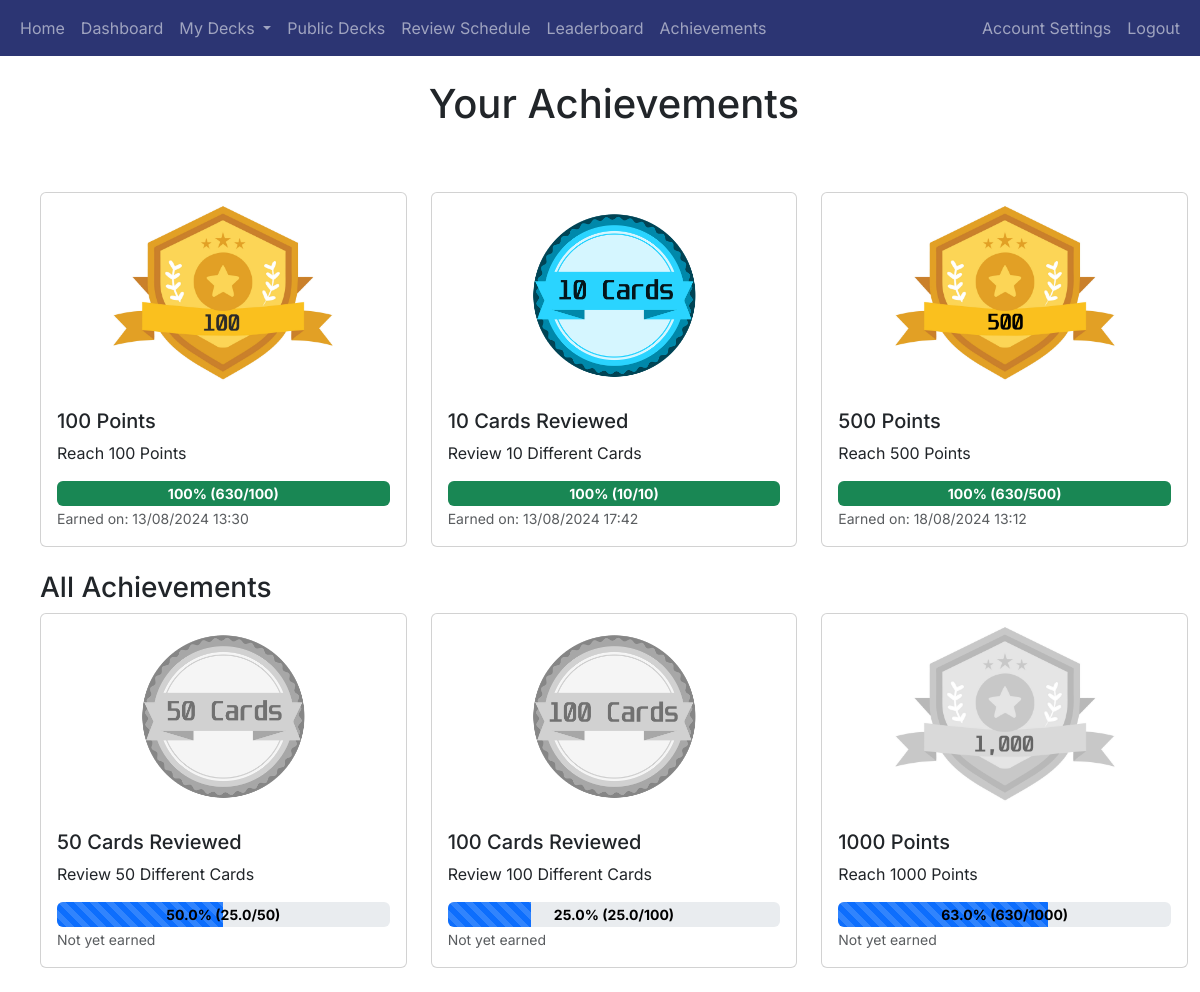
Page /user_achievements (signed in) on the committed database.
### app/gamification/models.py (models this page shows)
class Achievement(db.Model):
    achievement_id = db.Column(db.Integer, primary_key=True)
    name = db.Column(db.String(100), nullable=False)
    description = db.Column(db.String(255), nullable=False)
    points = db.Column(db.Integer, nullable=False, default=0)
    badge_image = db.Column(db.String(255), nullable=False)
    target = db.Column(db.Integer, nullable=False, default=0)  # Add this line
    users = db.relationship('UserAchievement', back_populates='achievement', cascade='all, delete-orphan')

class UserAchievement(db.Model):
    id = db.Column(db.Integer, primary_key=True)
    user_id = db.Column(db.Integer, db.ForeignKey('user.user_id'), nullable=False)
    achievement_id = db.Column(db.Integer, db.ForeignKey('achievement.achievement_id'), nullable=False)
    date_earned = db.Column(db.DateTime, default=datetime.utcnow, nullable=False)
    user = db.relationship('User', back_populates='achievements')
    achievement = db.relationship('Achievement', back_populates='users')

### app/auth/models.py (models this page shows, shortened)
class User(db.Model, UserMixin):
    user_id = db.Column(db.Integer, primary_key=True)
    username = db.Column(db.String(80), unique=True, nullable=False)
    email = db.Column(db.String(120), unique=True, nullable=False)
    password_hash = db.Column(db.String(256), nullable=False)
    points = db.Column(db.Integer, default=0)  # Add points column
    achievements = db.relationship('UserAchievement', back_populates='user', cascade='all, delete-orphan')
    login_events = db.relationship('LoginEvent', backref='user', cascade='all, delete-orphan', lazy=True)
    decks = db.relationship('Deck', backref='user', cascade='all, delete-orphan', lazy=True)

### app/gamification/routes.py (the view)
@gamification_blueprint.route('/user_achievements')
@login_required
def user_achievements():
    user_achievements = UserAchievement.query.filter_by(user_id=current_user.user_id).all()
    all_achievements = Achievement.query.all()
    user_achievements_dict = {ua.achievement_id: ua for ua in user_achievements}
    achievements_with_progress = [
        {
            'achievement': ua,
            'progress': calculate_progress(ua),
            'formatted_date': ua.date_earned.strftime('%d/%m/%Y %H:%M')  # Format the date here
        } for ua in user_achievements
    ]
    all_achievements_with_progress = [
        {
            'achievement': achievement,
            'progress': calculate_progress_all(achievement)
        } for achievement in all_achievements if achievement.achievement_id not in user_achievements_dict
    ]
    return render_template(
        'user_achievements.html',
        achievements_with_progress=achievements_with_progress,
        all_achievements_with_progress=all_achievements_with_progress,
        user_achievements=user_achievements_dict
    )

### app/__init__.py (called while the page is built)
@login_manager.user_loader
def load_user(user_id):
    return User.query.get(int(user_id))

@app.template_filter('to_uk_time')
def to_uk_time(date):
    if date.tzinfo is None:  # If the datetime is naive, assume it's in UTC
        date = pytz.utc.localize(date)
    uk_date = date.astimezone(uk_timezone)
    return uk_date.strftime('%d/%m/%Y %H:%M')

### app/gamification/routes.py (called while the page is built)
def calculate_progress(user_achievement):
    total_unique_cards_reviewed = db.session.query(ReviewOutcome.card_id).filter_by(user_id=current_user.user_id).distinct().count()
    if "Cards Reviewed" in user_achievement.achievement.name:
        if user_achievement.achievement.target > 0:
            progress = (total_unique_cards_reviewed / int(user_achievement.achievement.target)) * 100
            return min(progress, 100)
    else:  # Otherwise, it must be a points-based achievement
        if user_achievement.achievement.target > 0:
            progress = (current_user.points / user_achievement.achievement.target) * 100
            return min(progress, 100)
    return 0

def calculate_progress_all(achievement):
    total_unique_cards_reviewed = db.session.query(ReviewOutcome.card_id).filter_by(user_id=current_user.user_id).distinct().count()
    if "Cards Reviewed" in achievement.name:
        if achievement.target > 0:
            return min((total_unique_cards_reviewed / int(achievement.target)) * 100, 100)
    else:  # Otherwise, it must be a points-based achievement
        if achievement.target > 0:
            return min((current_user.points / achievement.target) * 100, 100)
    return 0

### app/gamification/templates/user_achievements.html (shortened to what this page needs)
{% extends "base.html" %}
{% block heading %}Your Achievements{% endblock %}
{% block content %}
<div class="container mt-4">
    <div class="row">
        {% for entry in achievements_with_progress %}
            <div class="col-md-4 mb-4">
                <div class="card">
                    <img src="{{ url_for('static', filename=entry['achievement'].achievement.badge_image) }}" class="card-img-top" alt="{{ entry['achievement'].achievement.name }}">
                    <div class="card-body">
                        <h5 class="card-title">{{ entry['achievement'].achievement.name }}</h5>
                        <p class="card-text">{{ entry['achievement'].achievement.description }}</p>
                        <div class="progress position-relative" style="height: 25px;">
                            <div class="progress-bar bg-success" role="progressbar" style="width: {{ entry['progress'] if entry['progress'] <= 100 else 100 }}%;" aria-valuenow="{{ entry['progress'] if entry['progress'] <= 100 else 100 }}" aria-valuemin="0" aria-valuemax="100">
                                <span class="position-absolute w-100 text-center" style="color: white; font-size: 14px; font-weight: bold;">
                                    {% if "Cards Reviewed" in entry['achievement'].achievement.name %}
                                        {{ entry['progress'] | round(1) }}% ({{ entry['progress'] * (entry['achievement'].achievement.target) // 100 }}/{{ entry['achievement'].achievement.target }})
                                    {% else %}
                                        {{ entry['progress'] | round(1) }}% ({{ current_user.points }}/{{ entry['achievement'].achievement.target }})
                                    {% endif %}
                                </span>
                            </div>
                        </div>
                        <p class="card-text">
                            <small class="text-muted">Earned on: {{ entry['achievement'].date_earned | to_uk_time }}</small>
                        </p>
                    </div>
                </div>
            </div>
        {% endfor %}
    </div>
    <div class="row">
        <h3>All Achievements</h3>
        {% for entry in all_achievements_with_progress %}
            {% if entry['achievement'].achievement_id not in user_achievements %}
                <div class="col-md-4 mb-4">
                    <div class="card unearned">
                        <img src="{{ url_for('static', filename=entry['achievement'].badge_image) }}" class="card-img-top achievement-image" alt="{{ entry['achievement'].name }}">
                        <div class="card-body">
                            <h5 class="card-title">{{ entry['achievement'].name }}</h5>
                            <p class="card-text">{{ entry['achievement'].description }}</p>
                            <div class="progress position-relative" style="height: 25px;">
                                <div class="progress-bar progress-bar-striped" role="progressbar" style="width: {{ entry['progress'] if entry['progress'] <= 100 else 100 }}%;" aria-valuenow="{{ entry['progress'] if entry['progress'] <= 100 else 100 }}" aria-valuemin="0" aria-valuemax="100">
                                    <span class="position-absolute w-100 text-center" style="color: black; font-size: 14px; font-weight: bold;">
                                        {% if "Cards Reviewed" in entry['achievement'].name %}
                                            {{ entry['progress'] | round(1) }}% ({{ entry['progress'] * (entry['achievement'].target) // 100 }}/{{ entry['achievement'].target }})
                                        {% else %}
                                            {{ entry['progress'] | round(1) }}% ({{ current_user.points }}/{{ entry['achievement'].target }})
                                        {% endif %}
                                    </span>
                                </div>
                            </div>
                            {% if entry['achievement'].achievement_id in user_achievements %}
                                <p class="card-text">
                                    <small class="text-muted">Earned on: {{ entry['achievement'].date_earned | to_uk_time }}</small>
                                </p>
                            {% else %}
                                <p class="card-text">
                                    <small class="text-muted">Not yet earned</small>
                                </p>
                            {% endif %}
                        </div>
                    </div>
                </div>
            {% endif %}
        {% endfor %}
    </div>
</div>
{% endblock %}

### app/templates/base.html (shortened to what this page needs)
<!doctype html>
<html lang="en">
<head>
    <link href="https://cdn.jsdelivr.net/npm/bootstrap@5.3.2/dist/css/bootstrap.min.css" rel="stylesheet"
>
    <link rel="stylesheet" href="{{ url_for('static', filename='styles.css') }}">
</head>
<body>
<header class="site-header">
    <nav class="navbar navbar-expand-sm navbar-dark bg-dark-blue">
        <div class="container-fluid">
            <div class="collapse navbar-collapse" id="navbarToggle">
                <div class="navbar-nav me-auto">
                    {% if current_user.is_authenticated %}
                        <a class="nav-item nav-link" href="{{ url_for('main.index') }}">Home</a>
                    <a class="nav-item nav-link" href="{{ url_for('main.dashboard') }}">Dashboard</a>
                    <li class="nav-item dropdown">
                        <a class="nav-link dropdown-toggle" href="#" id="navbarDropdown" role="button" data-bs-toggle="dropdown" aria-expanded="false">
                            My Decks
                        </a>
                    </li>
                    <a class="nav-item nav-link" href="{{ url_for('decks.public_decks') }}">Public Decks</a>
                        <a class="nav-link" href="{{ url_for('review.review_schedule') }}">Review Schedule</a>
                    <a class="nav-item nav-link" href="{{ url_for('gamification.leaderboard') }}">Leaderboard</a>
                    <a class="nav-item nav-link" href="{{ url_for('gamification.user_achievements') }}">Achievements</a>
                </div>
                <div class="navbar-nav ms-auto">
                    <a class="nav-link" href="{{ url_for('auth.account_settings') }}">Account Settings</a>
                    <a class="nav-item nav-link" href="{{ url_for('auth.logout') }}">Logout</a>
                    {% else %}
                    <a class="nav-item nav-link" href="{{ url_for('main.index') }}">Home</a>
                </div>
                <div class="navbar-nav ms-auto">
                    <a class="nav-item nav-link" href="{{ url_for('auth.login') }}">Login</a>
                    <a class="nav-item nav-link" href="{{ url_for('auth.register') }}">Register</a>
                    {% endif %}
                </div>
            </div>
        </div>
    </nav>
</header>
<main role="main" class="container-fluid">
    <div class="row mt-2 ms-3">
        <div class="col-12 mt-3 mb-3 text-center">
            <h1>{%  block heading %}{% endblock %}</h1>
        </div>
    </div>
    <div class="row mt-3 ms-3">
        {% block content %}{% endblock %}
    </div>
</main>
</body>
</html>

### app/static/styles.css (style rules this page uses)
.card-img-top { width: 100%; height: auto; max-height: 200px; object-fit: contain; }
.card.unearned .card-img-top { filter: grayscale(100%); opacity: 0.6; }
.bg-dark-blue { background-color: #2c3573 !important; }

### app/templates/base.html (style rules this page uses)
body { font-family: 'Inter', sans-serif; }
h1, h2, h3, h4, h5, h6, p, a { font-family: 'Inter', sans-serif; }

### rows in the picture
Achievement: badge_image (picture), achievement.achievement.name "100 Points", achievement.achievement.description "Reach 100 Points", achievement.achievement.target "100"
User: points "630" "630", points "630"
UserAchievement: achievement.date_earned|to_uk_time "13/08/2024 13:30"
Achievement: badge_image (picture), achievement.achievement.name "10 Cards Reviewed", achievement.achievement.description "Review 10 Different Cards", target "10", achievement.achievement.target "10"
UserAchievement: achievement.date_earned|to_uk_time "13/08/2024 17:42"
Achievement: badge_image (picture), achievement.achievement.name "500 Points", achievement.achievement.description "Reach 500 Points", achievement.achievement.target "500"
UserAchievement: achievement.date_earned|to_uk_time "18/08/2024 13:12"
Achievement: badge_image (picture), achievement.name "50 Cards Reviewed", achievement.description "Review 50 Different Cards", entry['progress']*(entry['achievement'].target)//100 "25.0", achievement.target "50"
Achievement: badge_image (picture), achievement.name "100 Cards Reviewed", achievement.description "Review 100 Different Cards", entry['progress']*(entry['achievement'].target)//100 "25.0", achievement.target "100"
Achievement: badge_image (picture), achievement.name "1000 Points", achievement.description "Reach 1000 Points", achievement.target "1000"

### other values in the picture
{{ entry['progress'] | round(1) }} "100" "100"
{{ entry['progress'] | round(1) }} "100"
{{ entry['progress'] | round(1) }} "50.0" "25.0"
{{ entry['progress'] | round(1) }} "63.0"
